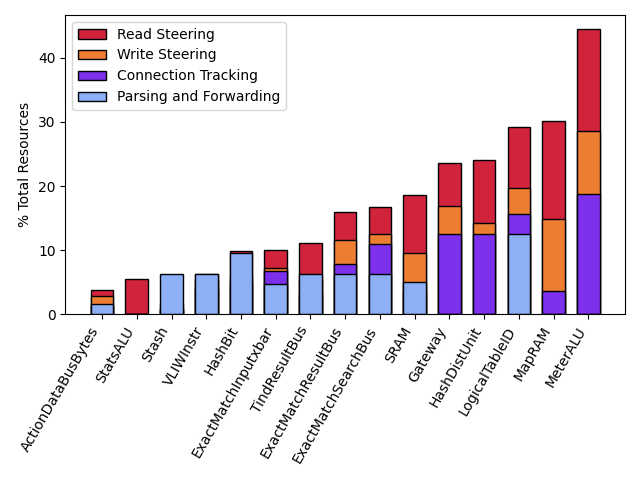

Generate this figure with Python:
import pandas as pd
import matplotlib.pyplot as plt
import numpy as np
import csv
from common import *


inputfilename='switch_resources.csv'
# df = pd.read_csv('switch_resources.csv')
# df.set_index('SRAM').plot()

# plt.show()
import csv

with open(inputfilename, newline='') as infh:
    reader = csv.reader(infh)
    i=0
    headers=[]
    labels=[]
    values=[]
    for row in reader:
        if i==0:
            headers=row[1:]
        else:
            labels.append(row[0])
            x=np.array(row[1:])
            x=x.astype(float)
            values.append(x.tolist())
        i=i+1

    #print(headers)
    #print(labels[0])
    #print(values[0])

#remove unwanted fields
rm_field_list=["TCAM","8-bitActionSlots","16-bitActionSlots","32-bitActionSlots","TernaryMatchInputxbar"]
for val in rm_field_list:
    rm_index=headers.index(val)
    headers.pop(rm_index)
    for v in values:
        v.pop(rm_index)



#sort lists based on resource utilization

#get_max_list
maxes=[]
for i in range(len(values[0])):
    vlist=[]
    for j in range(len(labels)):
        vlist.append(values[j][i])
    #print(vlist)
    maxes.append(max(vlist))

#print(maxes)
#print("done with maxes")



_, headers = zip(*sorted(zip(maxes,headers)))
for i in range(len(values)):
    #print(values[i])
    _ , values[i] = zip(*sorted(zip(maxes,values[i])))
    #print(values[i])



fig, ax = plt.subplots()
width = 0.65       # the width of the bars: can also be len(x) sequence

colors=[default_clover_color,connection_color, write_steering_color,read_write_steering_color]

for i in range(len(labels)-1, -1, -1):
    ax.bar(headers, values[i], width, label=labels[i],color=colors[i],edgecolor='k')


ax.set_xticks(np.arange(len(headers)))
ax.set_xticklabels(headers,rotation=60, ha='right')
#ax.set_xlabel("Resources")
ax.set_ylabel("% Total Resources")
#ax.set_title("Breakdown of switch resource utilization by swordbox component")
plt.legend()
plt.tight_layout()
save_fig(plt)
